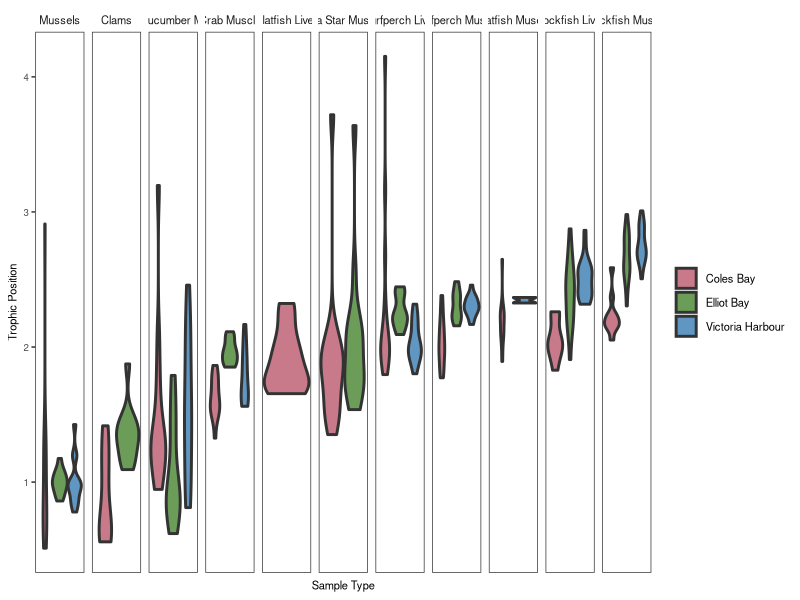
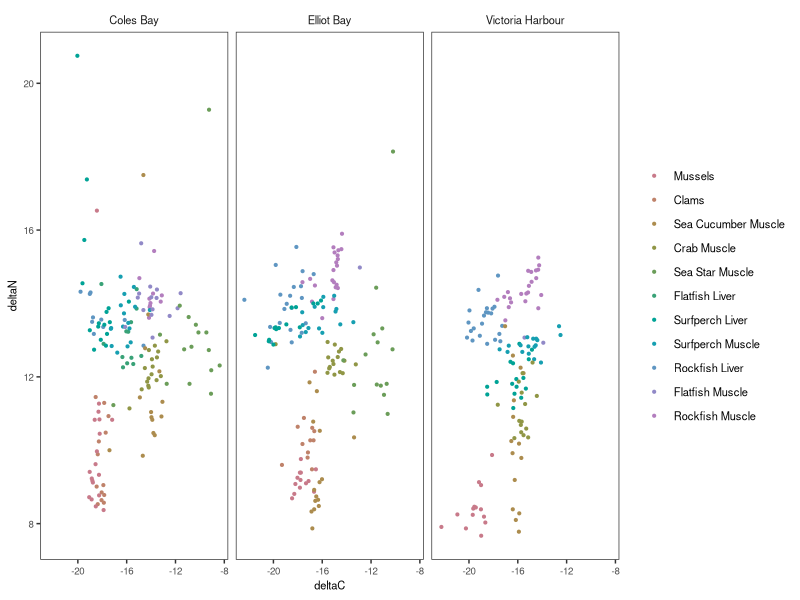

R code for these plots, in order:
##### Setup #####

## load packages
library(plyr)
library(ggplot2)
library(dplyr)
library(colorspace)

#### Process Data ####

isotopes <- read.csv('isotopes.csv', header = TRUE)

names(isotopes)

summary(isotopes)

theme1 <-
  theme_bw() +
  theme(
    text = element_text(size = 8),
    axis.text = element_text(size = 7),
    strip.background = element_blank(),
    strip.text = element_text(size = 8),
    legend.text = element_text(size = 8),
    panel.grid = element_blank(),
    legend.title = element_blank()
  )


tiff('Isotopic_Biplot.tiff',width = 14, height = 8, units = 'cm', res = 300)

ggplot(isotopes) +  # isotopic plot
  geom_point(aes(x = deltaC,
                 y = deltaN,
                 colour = reorder(sample.type, deltaN, mean)),
             size = 0.75) +
  facet_grid(.~site) +
  scale_colour_manual(values = qualitative_hcl(palette = 'Dark 2', n = 12)) +
  theme1

dev.off()

## Estimate trophic position for each individual using mussels as a baseline

baseline <-
  subset(isotopes, sample.type == 'Mussels') %>% 
  group_by(site) %>% 
  summarize(base_deltaN = mean(deltaN))

baseline

isotopes <- left_join(isotopes,
                      baseline,
                      by = 'site')

isotopes$trophic.position <-
  with(isotopes,
       ((deltaN - base_deltaN)/3.4)+1)

## Plot according to trophic position

ggplot(isotopes) +
  geom_violin(aes(x = 1,
                  y = trophic.position,
                  fill = site),
              size = 1) +
  facet_grid(. ~ reorder(sample.type, 
                              trophic.position,
                              mean)) +
  labs(x = 'Sample Type',
       y = 'Trophic Position') +
  scale_fill_manual(values = qualitative_hcl(palette = 'Dark 2', n = 3)) +
  theme1 +
  theme(axis.line.x = element_blank(),
        axis.ticks.x = element_blank(),
        axis.text.x = element_blank())
